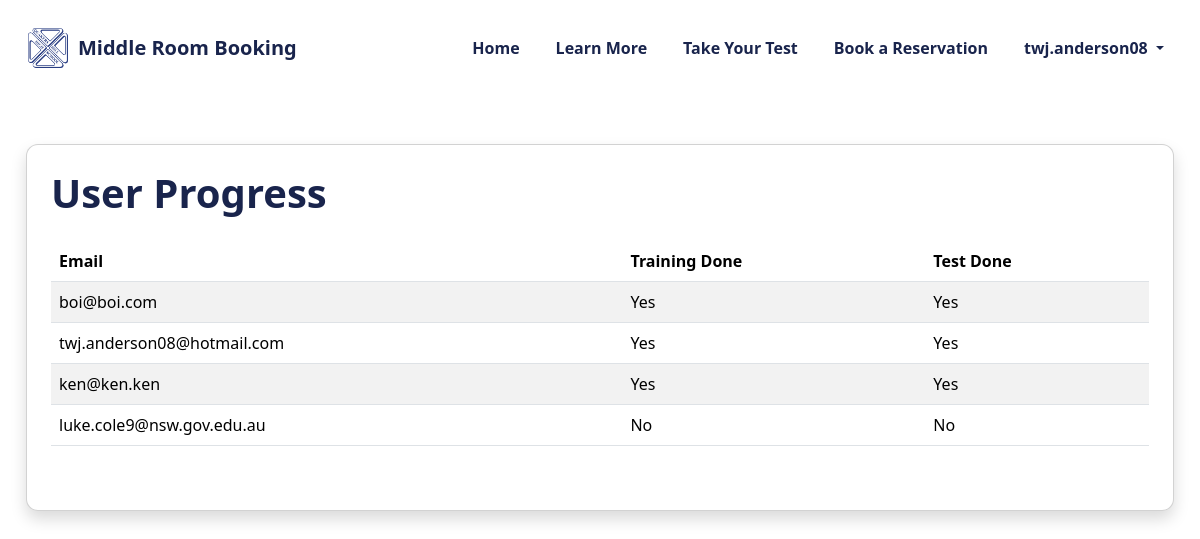
The app's page /admin/users (signed in), older data.
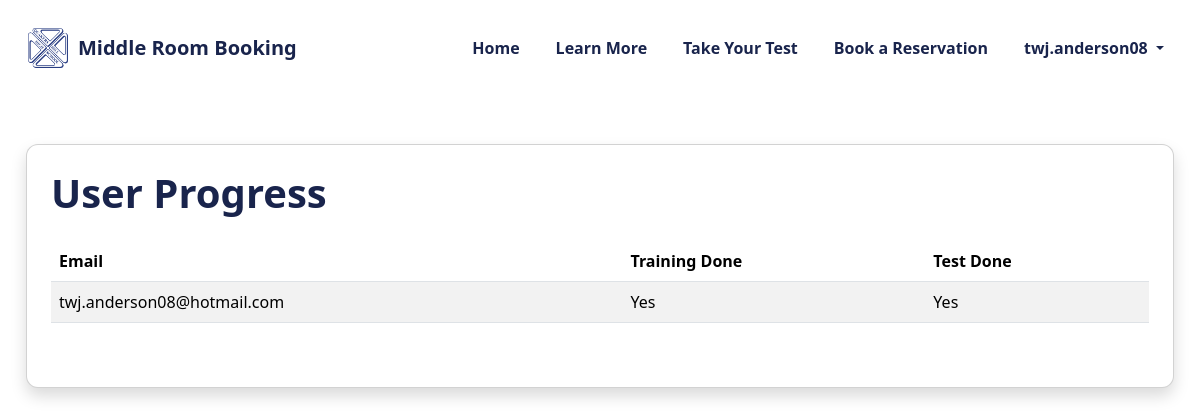
The same page, newer data.
### tables this page shows
CREATE TABLE users (
    id INTEGER PRIMARY KEY AUTOINCREMENT,
    email TEXT UNIQUE NOT NULL,
    password_hash TEXT,
    google_id TEXT
, training_done INTEGER DEFAULT 0, test_done INTEGER DEFAULT 0, is_admin INTEGER DEFAULT 0, is_superadmin INTEGER DEFAULT 0);

### Everything/app.py (the view)
@app.route("/admin/users")
@admin_required
def admin_users():
    db = get_db()
    users = db.execute("SELECT * FROM users").fetchall()
    return render_template("admin/admin_users.html", users=users)

### Everything/app.py (called while the page is built)
def admin_required(f):
    @wraps(f)
    def wrapper(*args, **kwargs):
        if not session.get("is_admin"):
            return redirect("/")
        return f(*args, **kwargs)
    return wrapper

### Everything/database/db.py (called while the page is built)
def get_db():
    db = sqlite3.connect("database.db", check_same_thread=False)
    db.row_factory = sqlite3.Row
    db.execute("PRAGMA journal_mode=WAL;")
    db.execute("PRAGMA busy_timeout = 3000;")
    return db

### Everything/templates/admin/admin_users.html
{% include "header.html" %}
<div class="container mt-5 mb-5">
    <div class="card shadow p-4 pb-5" style="border-radius: 12px;">
        <h1 class="mb-4" style="color:#19244c; font-weight:700;">
            User Progress
        </h1>
        <div class="table-responsive">
            <table class="table table-striped align-middle">
                <thead>
                    <tr>
                        <th>Email</th>
                        <th>Training Done</th>
                        <th>Test Done</th>
                    </tr>
                </thead>
                <tbody>
                    {% for u in users %}
                    <tr>
                        <td>{{ u.email }}</td>
                        <td>{{ "Yes" if u.training_done else "No" }}</td>
                        <td>{{ "Yes" if u.test_done else "No" }}</td>
                    </tr>
                    {% endfor %}
                </tbody>
            </table>
        </div>
    </div>
</div>

Row changes from the older to the newer data that the page shows:
removed users: email "boi@boi.com", training_done "Yes", test_done "Yes"
removed users: email "ken@ken.ken", training_done "Yes", test_done "Yes"
removed users: email "luke.cole9@nsw.gov.edu.au", training_done "No", test_done "No"
